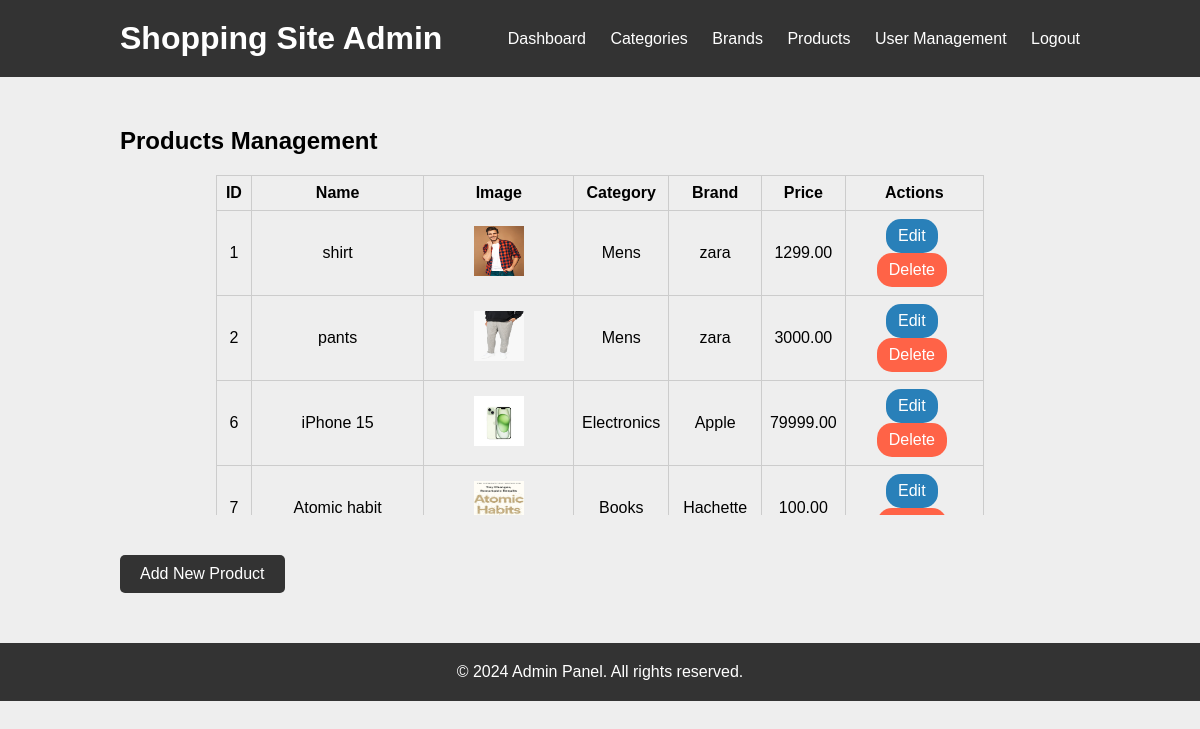
The app's page /admin/product.php (signed in) with its own data.
### tables this page shows
CREATE TABLE `products` (
  `id` int(11) NOT NULL,
  `name` varchar(255) NOT NULL,
  `image` varchar(255) DEFAULT NULL,
  `category` varchar(100) DEFAULT NULL,
  `brand` varchar(100) DEFAULT NULL,
  `price` decimal(10,2) NOT NULL,
  `details` text DEFAULT NULL
);

### admin/product.php (the view, shortened to what this page needs)
<?php
require_once '../db_connection.php';
require_once '../admin/admin_header.php';
function getProducts($conn) {
    $sql = "SELECT * FROM products";
    $result = mysqli_query($conn, $sql);
    $products = mysqli_fetch_all($result, MYSQLI_ASSOC);
    return $products;
}
$products = getProducts($conn);
?>
</head>
<body>
<section class="management">
    <div class="container">
        <h2>Products Management</h2>
        <div class="table-container">
            <table>
                <tr>
                    <th>ID</th>
                    <th>Name</th>
                    <th>Image</th>
                    <th>Category</th>
                    <th>Brand</th>
                    <th>Price</th>
                    <th>Actions</th>
                </tr>
                <?php foreach ($products as $product): ?>
                    <tr>
                        <td><?php echo $product['id']; ?></td>
                        <td><?php echo $product['name']; ?></td>
                        <td><img src="./Images/<?php echo $product['image']; ?>" alt="<?php echo $product['name']; ?>" /></td>
                        <td><?php echo $product['category']; ?></td>
                        <td><?php echo $product['brand']; ?></td>
                        <td><?php echo $product['price']; ?></td>
                        <td>
                            <a href="./update_product.php?id=<?php echo $product['id']; ?>" class="btn btn-edit">Edit</a>
                            <a href="./product.php?id=<?php echo $product['id']; ?>&action=delete" class="btn btn-delete" onClick="javascript:return confirm('Are you sure want to delete');">Delete</a>
                        </td>
                    </tr>
                <?php endforeach; ?>
            </table>
        </div>
        <a href="./add_product.php" class="add-product">Add New Product</a>
    </div>
</section>
<?php require_once './admin_footer.php'; ?>

### admin/admin_header.php (shortened to what this page needs)
<!DOCTYPE html>
<html lang="en">
<head>
    <link rel="stylesheet" href="https://cdnjs.cloudflare.com/ajax/libs/font-awesome/6.5.1/css/all.min.css">
    <link rel="stylesheet" href="../css/admin_style.css">
</head>
<body>
    <header>
        <div class="container">
            <h1 class="admin-title"><a href="./index.php">Shopping Site Admin</a></h1>
            <nav>
                <ul>
                    <li class="navigation__item"><a href="./index.php">Dashboard</a></li>
                    <li class="navigation__item"><a href="./category.php">Categories</a></li>
                    <li class="navigation__item"><a href="./brand.php">Brands</a></li>
                    <li class="navigation__item"><a href="./product.php">Products</a></li>
                    <li class="navigation__item"><a href="./user_management.php">User Management</a></li>
                    <li class="navigation__item"><a href="./logout.php">Logout</a></li>
                </ul>
            </nav>
        </div>
    </header>
</body>
</html>

### admin/admin_footer.php (shortened to what this page needs)
<!DOCTYPE html>
<html lang="en">
<head>
    <link rel="stylesheet" href="../css/admin_style.css">
</head>
<body>
    <footer>
        <div class="footer-container">
            <p>&copy; 2024 Admin Panel. All rights reserved.</p>
        </div>
    </footer>
</body>
</html>

### css/admin_style.css (style rules this page uses)
:root { --blue: #2980b9; --red: tomato; --green: rgb(26, 174, 26); --orange: rgb(218, 167, 73); --black: #333; --white: #fff; --table-bg-color: #f0f0f0; --table-border-color: #ccc; --bg-color: #eee; --dark-bg: rgba(0, 0, 0, .7); --box-shadow: 0 .5rem 1rem rgba(0, 0, 0, .1); --border: .1rem solid #999; }
* { margin: 0; padding: 0; box-sizing: border-box; }
body { font-family: Arial, sans-serif; background-color: var(--bg-color); }
header { background-color: var(--black); color: var(--white); padding: 20px 0; }
header h1 { float: left; margin: 0; }
.admin-title a { text-decoration: none; color: var(--white); }
nav ul { float: right; margin: 0; padding: 0; list-style: none; }
nav ul li { display: inline; margin-left: 20px; }
nav ul li a { color: var(--white); text-decoration: none; }
.container { width: 80%; margin: 0 auto; overflow: hidden; max-height: 100vh; }
header .container { display: flex; justify-content: space-between; align-items: center; }
.management { padding: 50px 0; }
.management h2 { margin-bottom: 20px; }
table { width: 100%; border-collapse: collapse; }
.table-container { margin: 20px auto; width: 80%; }
table th, table td { border: 1px solid var(--table-border-color); padding: 8px; text-align: center; }
table th { background-color: var(--bg-color); }
table td a { display: inline-block; margin-right: 5px; text-decoration: none; }
.table-container { max-width: 1250px; height: 340px; overflow: auto }
td img { height: 50px; width: 50px; }
.btn { padding: 10px 15px; border-radius: 15px; color: var(--white); }
.btn-edit { background-color: var(--blue); }
.btn-delete { background-color: var(--red); }
h1 { text-align: center; margin-top: 20px; }
.add-product { display: inline-block; padding: 10px 20px; background-color: var(--black); color: var(--white); text-decoration: none; border-radius: 5px; margin-top: 20px; }
footer { background-color: var(--black); color: var(--white); text-align: center; padding: 20px 0; }
footer p { margin: 0; }
.btn { text-decoration: none; padding: 8px 12px; border-radius: 15px; color: var(--white); }

### records on screen
products: id "1", name "shirt", image (picture), category "Mens", brand "zara", price "1299.00"
products: id "2", name "pants", image (picture), category "Mens", brand "zara", price "3000.00"
products: id "6", name "iPhone 15", image (picture), category "Electronics", brand "Apple", price "79999.00"
products: id "7", name "Atomic habit", image (picture), category "Books", brand "Hachette", price "100.00"
